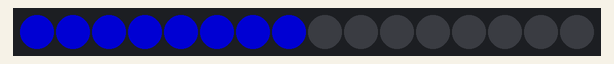
This sketch was run on a simulated Arduino Uno, built with avr-gcc and run on an emulated ATmega328P. Parts: 16 RGB LEDs in strip order, left to right. Dim RGB values are drawn brighter than linear.

Above: at 0.15 s.
At 37.59 s:
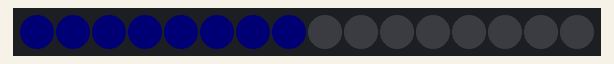

The sketch:

sketch_oct25a.ino
```cpp
#include <Adafruit_NeoPixel.h>

#define PIN 12

// Parameter 1 = number of pixels in strip
// Parameter 2 = pin number (most are valid)
// Parameter 3 = pixel type flags, add together as needed:
//   NEO_KHZ800  800 KHz bitstream (most NeoPixel products w/WS2812 LEDs)
//   NEO_KHZ400  400 KHz (classic 'v1' (not v2) FLORA pixels, WS2811 drivers)
//   NEO_GRB     Pixels are wired for GRB bitstream (most NeoPixel products)
//   NEO_RGB     Pixels are wired for RGB bitstream (v1 FLORA pixels, not v2)
Adafruit_NeoPixel strip = Adafruit_NeoPixel(16, PIN, NEO_GRB + NEO_KHZ800);

void setup() {
  strip.begin();
  strip.setBrightness(85);  // Lower brightness and save eyeballs!
  strip.show(); // Initialize all pixels to 'off'
}

void loop() {
//Written by: Jason Yandell

int TOTAL_LEDS = 8;
float MaximumBrightness = 255;
float SpeedFactor = 0.008; // I don't actually know what would look good
float StepDelay = 5; // ms for a step delay on the lights

// Make the lights breathe
for (int i = 0; i < 65535; i++) {
// Intensity will go from 10 - MaximumBrightness in a "breathing" manner
float intensity = MaximumBrightness /2.0 * (1.0 + sin(SpeedFactor * i));
strip.setBrightness(intensity);
// Now set every LED to that color
for (int ledNumber=0; ledNumber<TOTAL_LEDS; ledNumber++) {
strip.setPixelColor(ledNumber, 0, 0, 255);
}

strip.show();
//Wait a bit before continuing to breathe
delay(StepDelay);

}
}
```
